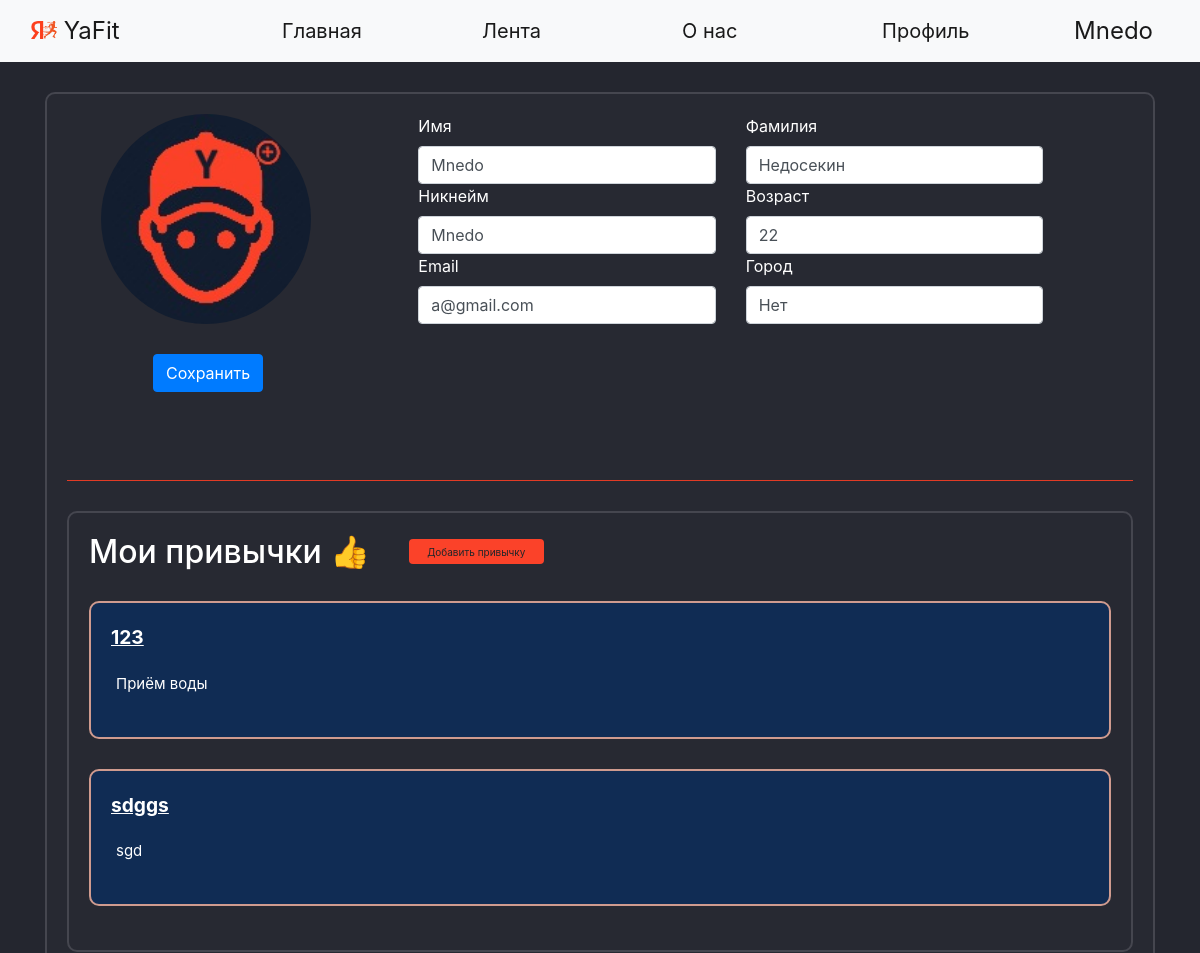
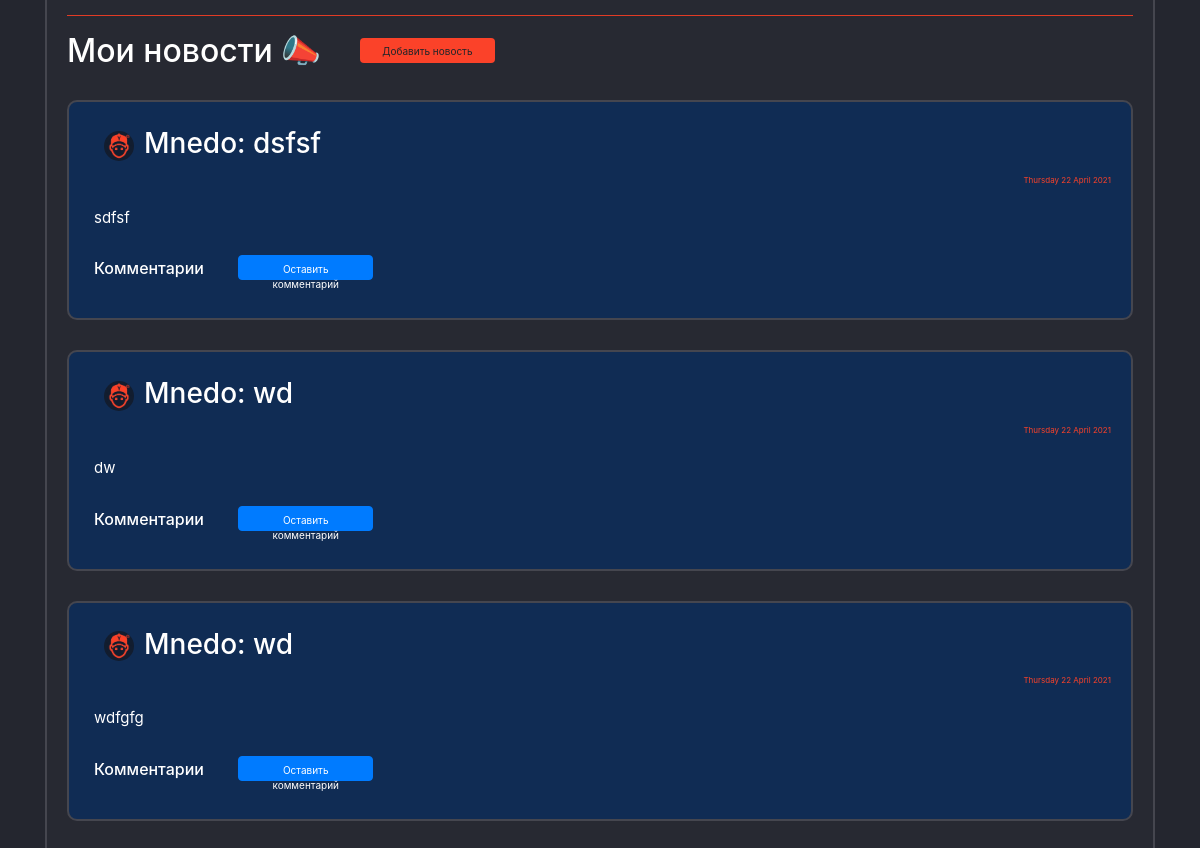
The app's page /office (signed in) with its own data (2 pictures, top to bottom).
### data/users.py (models this page shows, shortened)
class User(SqlAlchemyBase, UserMixin, SerializerMixin):
    __tablename__ = 'users'
    id = sqlalchemy.Column(sqlalchemy.Integer,
                           primary_key=True, autoincrement=True)
    name = sqlalchemy.Column(sqlalchemy.String)
    surname = sqlalchemy.Column(sqlalchemy.String)
    nickname = sqlalchemy.Column(sqlalchemy.String)
    age = sqlalchemy.Column(sqlalchemy.Integer)
    status = sqlalchemy.Column(sqlalchemy.String)
    about = sqlalchemy.Column(sqlalchemy.String)
    email = sqlalchemy.Column(sqlalchemy.String, unique=True)
    hashed_password = sqlalchemy.Column(sqlalchemy.String)
    modified_date = sqlalchemy.Column(sqlalchemy.DateTime, default=datetime.datetime.now)
    city_from = sqlalchemy.Column(sqlalchemy.String)
    habit = sqlalchemy.Column(sqlalchemy.String)  # id_1;id_2
    habits = orm.relation("Habits", back_populates='user')
    news = orm.relation("News", back_populates='user')
    comments = orm.relation("Comments", back_populates='user')

### data/habits.py (models this page shows)
class Habits(SqlAlchemyBase, UserMixin, SerializerMixin):
    __tablename__ = 'habits'
    id = sqlalchemy.Column(sqlalchemy.Integer,
                           primary_key=True, autoincrement=True)
    type = sqlalchemy.Column(sqlalchemy.String)
    period = sqlalchemy.Column(sqlalchemy.Integer)  # days
    about_link = sqlalchemy.Column(sqlalchemy.String)
    count = sqlalchemy.Column(sqlalchemy.Integer, default=0)
    reposts = sqlalchemy.Column(sqlalchemy.Integer, default=0)
    creator = sqlalchemy.Column(sqlalchemy.String, sqlalchemy.ForeignKey("users.id"))
    user = orm.relation('User')

### data/news.py (models this page shows)
class News(SqlAlchemyBase, UserMixin, SerializerMixin):
    __tablename__ = 'news'
    id = sqlalchemy.Column(sqlalchemy.Integer,
                           primary_key=True, autoincrement=True)
    title = sqlalchemy.Column(sqlalchemy.String)
    content = sqlalchemy.Column(sqlalchemy.String)
    created_date = sqlalchemy.Column(sqlalchemy.DateTime,
                                     default=datetime.datetime.now)
    user_id = sqlalchemy.Column(sqlalchemy.Integer,
                                sqlalchemy.ForeignKey("users.id"))
    comms = sqlalchemy.Column(sqlalchemy.String)  # id_1;id_2
    user = orm.relation('User')

### main.py (the view, shortened to what this page needs)
@app.route("/office", methods=['GET', 'POST'])
@login_required
def my_office():
    pathu = ''
    form = OfficeForm()
    if request.method == "GET":
        db_sess = db_session.create_session()
        user = db_sess.query(User).filter(User.id == current_user.id).first()
        if user:
            form.name.data = user.name
            form.surname.data = user.surname
            form.nickname.data = user.nickname
            form.age.data = user.age
            form.status.data = user.status
            form.email.data = user.email
            form.city_from.data = user.city_from
        else:
            abort(404)
    for images in os.listdir('static/img/users_photo'):
        if images.split('.')[0] == current_user.nickname:
            pathu = 'static/img/users_photo/' + images
    if pathu == '':
        pathu = 'static/img/users_photo/default.jpg'
    db_sess = db_session.create_session()
    habits = []
    if current_user.habit:
        for el in current_user.habit.split(';'):
            habits.append(db_sess.query(Habits).filter(Habits.id == el).first())
    user_habits = []
    for habit in habits:
        user_habits.append({
            'id': habit.id,
            'type': habit.type,
            'period': habit.period,
            'about_link': habit.about_link,
            'count': habit.count,
            'reposts': habit.reposts,
            'creator': db_sess.query(User).filter(User.id == habit.creator).first().nickname,
        })
    unews = db_sess.query(News).filter(News.user_id == current_user.id).all()
    users_news = []
    for news in unews:
        path = ''
        creator_nickname = (db_sess.query(User).filter(User.id == news.user_id).first()).nickname
        for images in os.listdir('static/img/users_photo'):
            if images.split('.')[0] == creator_nickname:
                path = 'static/img/users_photo/' + images
        if path == '':
            path = 'static/img/users_photo/default.jpg'
        comments = []
        if news.comms:
            if ';' in news.comms:
                for com_id in news.comms.split(';'):
                    comments.append(db_sess.query(Comments).filter(Comments.id == com_id).first())
            elif len(news.comms) == 1:
                com_id = news.comms
                comments = [db_sess.query(Comments).filter(Comments.id == com_id).first()]
        else:
            comments = []
        if len(comments) > 1:
            comments = sorted(comments, key=lambda x: x.created_date)
        comments_main = []
        for com in comments:
            comentor_nickname = db_sess.query(User).filter(User.id == com.user_id).first().nickname
            comments_main.append({'id': com.id,
                                  'content': com.content,
                                  'created_date': com.created_date.strftime("%A %d %B %Y"),
                                  'creator': comentor_nickname})
        comments = comments_main
        users_news.append({'id': news.id,
                           'title': news.title,
                           'content': news.content,
                           'created_date': news.created_date.strftime("%A %d %B %Y"),
                           'comms': comments,
                           'creator': creator_nickname,
                           'path': path})
    return render_template('office.html',
                           form=form, path=pathu, random_id=random.randint(1, 2 ** 16), user_habits=user_habits,
                           users_news=users_news, title='Профиль')

### forms/Office.py
class OfficeForm(FlaskForm):
    name = StringField('Имя', validators=[DataRequired()])
    submit = SubmitField('Сохранить')
    surname = StringField('Фамилия')
    nickname = StringField('Никнейм')
    age = StringField('Возраст')
    status = StringField('Статус')
    about = TextAreaField('Немного обо мне')
    email = StringField('Email')
    hashed_password = PasswordField('Пароль')
    city_from = StringField('Город')

### data/db_session.py (called while the page is built)
def create_session() -> Session:
    global __factory
    return __factory()

### main.py (called while the page is built)
@login_manager.user_loader
def load_user(user_id):
    db_sess = db_session.create_session()
    return db_sess.query(User).get(user_id)

### templates/office.html (shortened to what this page needs)
{% extends "base.html" %}
{% block content %}
<body>
<form action="" method="post" enctype="multipart/form-data" accept="image/jpeg">
    <div class="page_border">
        <div class="vertical-menu" style="width: 18rem;" id="info">
            <div class="container px-4" style="width: 1000px !important;">
                <div class="row gx-5">
                    <div class="col" style="width: 300px !important;">
                        <div><p><label><img src={{path}}?dummy={{random_id}} class="round_office"
                                            align="left" width="150" height="150"/>
                        </label></div>
                        <div style="margin-left: 62px;">{{ form.submit(type="submit", class="btn btn-primary")}}</div>
                    </div>
                    <div class="col" style="width: 300px !important;">
                        <div>{{ form.name.label }}</div>
                        <div>{{ form.name(class="form-control" ) }}</div>
                        <div>{{ form.nickname.label }}</div>
                        <div>{{ form.nickname(class="form-control" ) }}</div>
                        <div>{{ form.email.label }}</div>
                        <div>{{ form.email(class="form-control" ) }}</div>
                    </div>
                    <div class="col" style="width: 300px !important;">
                        <div>{{ form.surname.label }}</div>
                        <div>{{ form.surname(class="form-control" ) }}</div>
                        <div>{{ form.age.label }}</div>
                        <div>{{ form.age(class="form-control" ) }}</div>
                        <div>{{ form.city_from.label }}</div>
                        <div>{{ form.city_from(class="form-control" ) }}</div>
                    </div>
                </div>
            </div>
        </div>
        <hr>
        <div class="page_border">
            <h2>Мои привычки &#128077; <a href="/add_habit" class="btn btn-warning"
                       style=" height:25px; width:135px; font-size: 10px; margin-bottom:5px; margin-left: 30px;">Добавить привычку</a></h2>
            {% for habit in user_habits%}
            <div class="circle_habits" style="background-color: #102C54 !important;">
                <div class="display-6">
                    <p><strong>
                        <ins><big>{{habit['about_link']}}</big></ins>
                    </strong></p>
                </div>
                <div class="menu_item">
                    <p>{{habit['type']}}</p>
                </div>
            </div>
            {% endfor %} <br>
        </div>
        <hr>
        <h2>Мои новости &#128227; <a href="/add_news" class="btn btn-warning"
                       style=" height:25px; width:135px; font-size: 10px; margin-bottom:5px; margin-left: 30px;">Добавить новость</a></h2>
        {% for new in users_news%}
        <div class="page_border" style="background-color: #102C54 !important;">
            <div class="menu_item">
                <h3><a><a><img
                        src={{new['path']}}?dummy={{random_id}} alt="avatar"
                        class="round_avatar"></a></a>{{new['creator']}}: {{new['title']}} </h3>
            </div>
            <div class="reposts">
                <p>{{new['created_date']}}</p>
            </div>
            <div class="menu_item">
                <p>{{new['content']}}</p>
            </div>
            <div class="menu_item">
                <h6>Комментарии {% if current_user.is_authenticated %}
                    <a href="/com_add/{{ new['id'] }}" class="btn btn-primary"
                       style=" height:25px; width:135px; font-size: 10px; margin-bottom:5px; margin-left: 30px;">Оставить
                        комментарий</a>
                    {% endif %}
                </h6>
            </div>
        </div>
        {% endfor %} <br>
    </div>
</form>
</body>
{% endblock %}

### templates/base.html (shortened to what this page needs)
<!doctype html>
<html lang="en">
<head>
    <link rel="stylesheet" href="/static/css/style.css?random()">
    <link rel="stylesheet"
          href="https://stackpath.bootstrapcdn.com/bootstrap/4.4.1/css/bootstrap.min.css"
>
</head>
<body>
<header>
    <nav class="navbar navbar-expand-lg navbar-light bg-light">
        <div class="container-fluid">
            <a class="navbar-brand" style="width: 250px;" href="/">
                <img src="/static/img/YaFit_logo.png" alt="" width="26" height="18"
                     class="d-inline-block text-align-center" style="margin-bottom:5px;">
                YaFit
            </a>
            <div class="collapse navbar-collapse">
                <ul class="mx-auto navbar-nav">
                    <li class="nav-item">
                        <a class="nav-link active" style="width: 200px;" aria-current="page" href="/">Главная</a>
                    </li>
                    <li class="nav-item">
                        <a class="nav-link active" style="width: 200px;" href="/news">Лента</a>
                    </li>
                    <li class="nav-item">
                        <a class="nav-link active" style="width: 200px;" href="/info">О нас</a>
                    </li>
                    <li class="nav-item">
                        <a class="nav-link active" style="width: 200px;" href="/office">Профиль</a>
                </ul>
                {% if current_user.is_authenticated %}
                <a class="navbar-brand" href="/logout">{{current_user.nickname}}</a>
                {% else %}
                <p>
                    <a class="btn btn-primary " href="/register">Зарегистрироваться</a>
                    <a class="btn btn-success" href="/login">Войти</a>
                </p>
                {% endif %}
            </div>
        </div>
    </nav>
</header>
<main role="main" class="container">
    {% block content %}{% endblock %}
</main>
</body>
</html>

### static/css/style.css (style rules this page uses)
body { background-color: #24262f !important; color: white; }
.nav-item { color: black; font-weight: 400; font-size: 20px !important; }
.navbar-brand { font-size: 24px !important; }
.page_border { background-color: #272932 !important; color: white !important; border: 2px solid #45464F; border-radius: 10px; padding: 20px !important; margin: 0 auto; margin-top: 30px; }
.menu_item { padding: 5px !important; font-size: 15px !important; }
hr { background-color: #FB4229; color: #FB4229; }
.reposts { color: #FB4229 !important; font-size: 8px !important; text-align: right; }
.btn-warning { background-color: #FB4229 !important; border: 2px #FB4229 !important; }
.round_avatar { margin-left:10px; margin-right:10px; width: 30px !important; height: 30px !important; border-radius: 50px !important; }
.round_office { margin-left:10px; margin-right:10px; width: 210px !important; height: 210px !important; border-radius: 210px !important; }
.vertical-menu { width: 300px; height: 350px; }
.circle_habits { background-color: #1A4780 !important; color: white !important; border: 2px solid #CF9B8F; border-radius: 10px; padding: 20px !important; margin: 0 auto; margin-top: 30px; }

### records on screen
User: nickname "Mnedo", name "Mnedo", email "a@gmail.com", surname "Недосекин", age "22", city_from "Нет", creator "Mnedo" "Mnedo" "Mnedo"
Habits: about_link "123", type "Приём воды"
Habits: about_link "sdggs", type "sgd"
News: title "dsfsf", content "sdfsf"
News: title "wd", content "dw"
News: title "wd", content "wdfgfg"

### other values on screen
{{ new['created_date'] }} "Thursday 22 April 2021" "Thursday 22 April 2021" "Thursday 22 April 2021"
